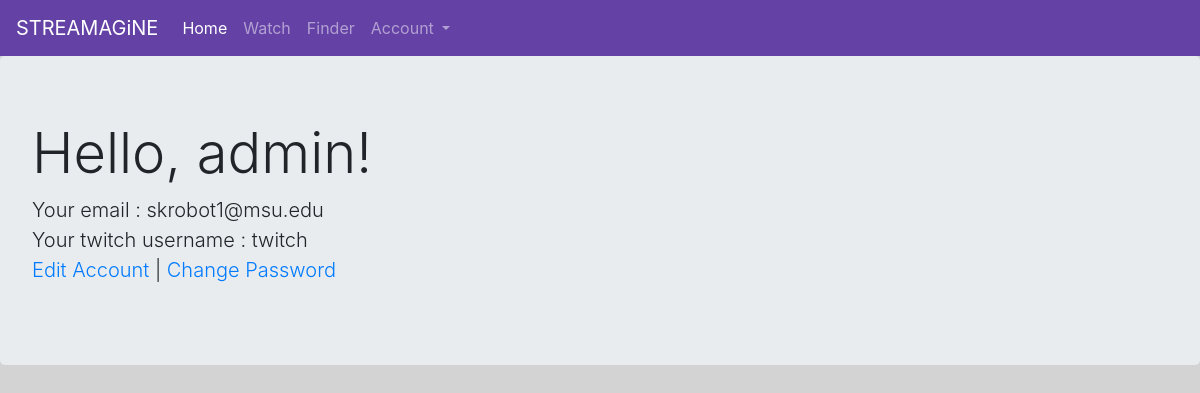
Page /accounts/my_account/ (signed in) on the earlier database version.
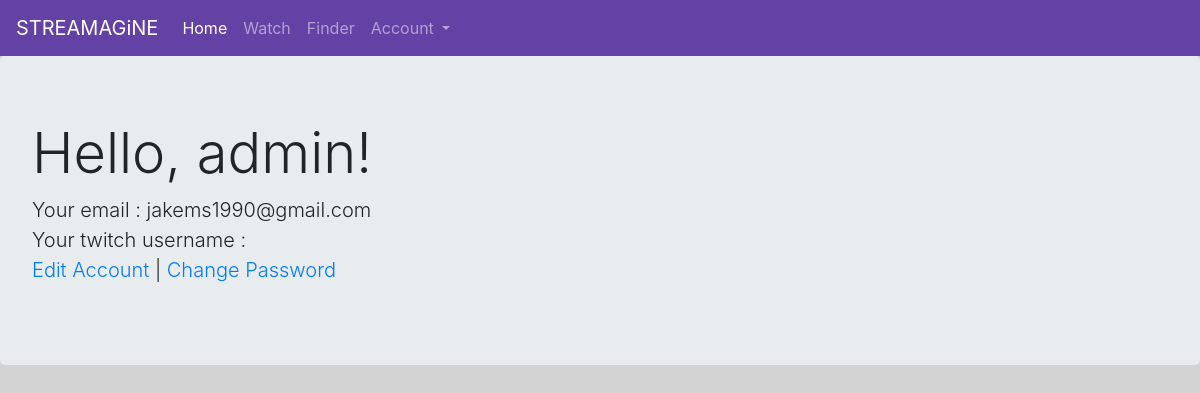
Same page on the later database version.
### accounts/models.py (models this page shows, shortened)
class CustomUser(AbstractUser):
    age = models.PositiveIntegerField(null=True, blank=True)
    twitch_username = models.CharField(max_length=128,)

### templates/my_account.html (shortened to what this page needs)
{% extends 'base.html' %}
{% block body %}
{% if user.is_authenticated %}
    <div class="jumbotron">
            <h1 class="display-4">Hello, {{ user.username }}!</h1>
            <p class="lead">
                Your email : {{ user.email }}
                <br/>
                Your twitch username : {{ user.twitch_username }}
                <br/>
                <a href="{% url 'accounts:edit_account' user.pk %}">Edit Account</a> |
                <a href="/accounts/password_change/">Change Password</a>
            </p>
        </div>
{% endif %}
{% endblock body %}

Differences in the rows shown:
changed CustomUser "admin": email "skrobot1@msu.edu" → "jakems1990@gmail.com"; twitch_username "twitch" → (not shown)
